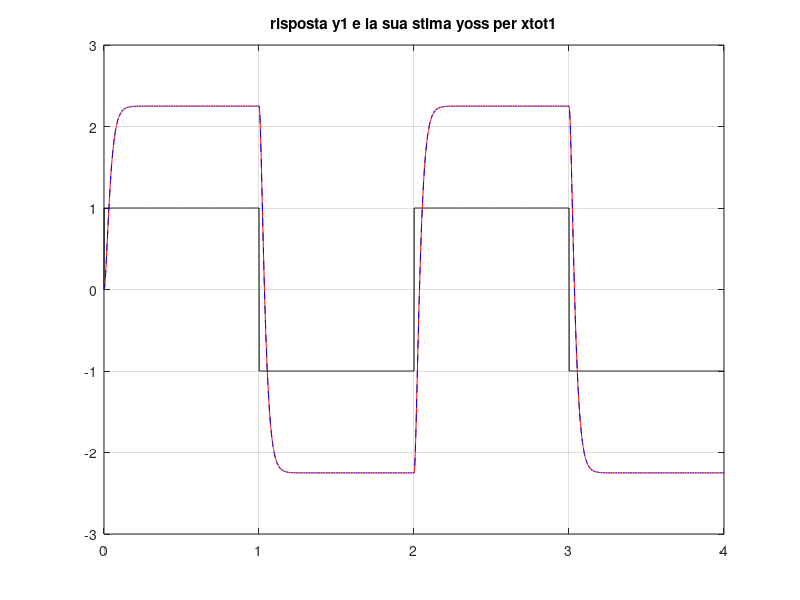
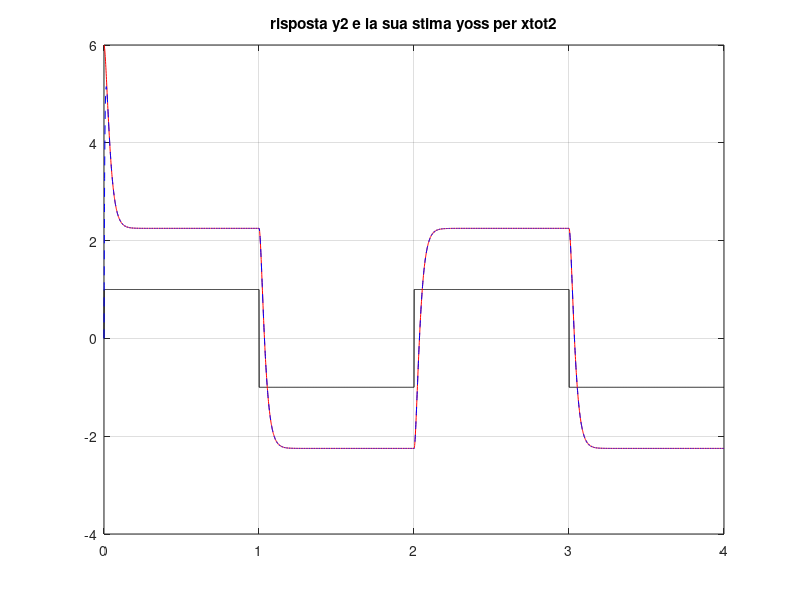
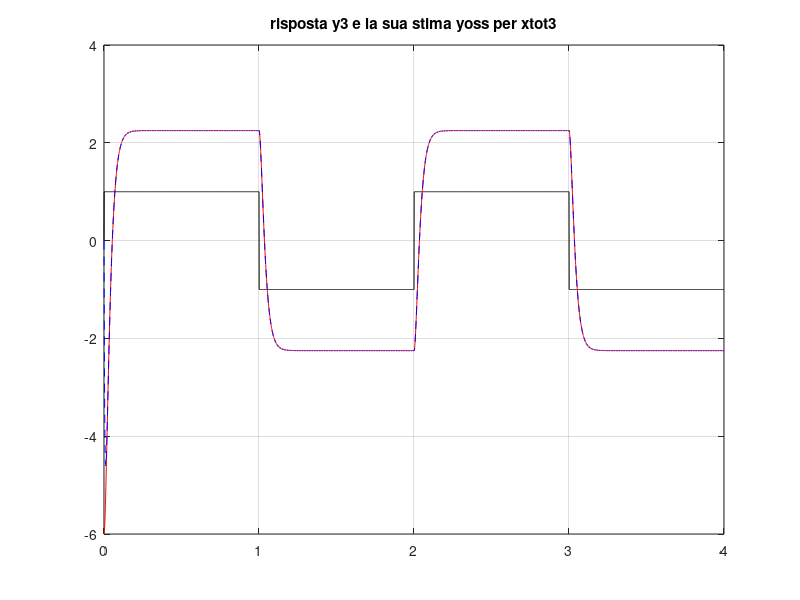
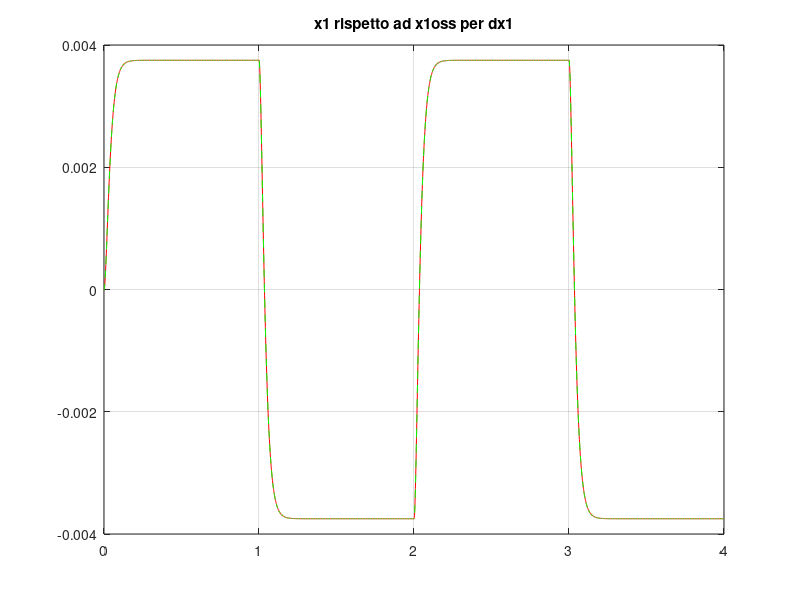

Recreate these plots in MATLAB, in order.
close all
clear all

%% PROGETTO DI UN OSSERVATORE DELLO STATO

 A = [[0,1];[-2400,-100]];
 B = [0;9];
 C = [600,0];
 D = [0];
%con autovalori:
lambda1 = -120;
lambda2 = -180;

%% PARTE 1:
%si analizzino le proprieta di oervabilita del sistema

Mo = obsv(A,C)
rMo = rank(Mo)
%se rMo == 2 allora il sistema � osservabile

%% PARTE 2:
% assegnazione degli autovalori e generazione del vettore L

P = [lambda1,lambda2];
L = place(A',C',P)'
%verifico
eigAminLC = eig(A-L*C)

%% PARTE 3:
%definizione del sistema complessivo

Atot = [A,zeros(size(A));L*C,A-L*C]
Btot = [B;B]
Ctot = [C,zeros(size(C));zeros(size(C)),C]
Dtot = [D;D]

%% PARTE 4:
%simulare evolutzione dello stato xtot(t) e della risposta ytot(t) ad un
%ingresso u(t) ad onda quadra di frequenza 0.5 Hz ed ampiezza 2 VPP,
%assumendo sempre nullo lo stato iniziale dell osdservatore ;
%si confrontino in particolare gli andamenti di x(t) rispetto alla sua
%stima nonche gli andamenti dell uscita y(t) e della sua stima, dati:

dx1 = [0,0]'
dx2 = [0.01,0]'
dx3 = [-0.01,0]'

t=0:.001:4;
r = sign(sin(2*pi*0.5*t));

sOsservatore = ss(Atot,Btot,Ctot,Dtot)

x0oss = [0;0]
x0tot1 = [dx1;x0oss]
x0tot2 = [dx2;x0oss]
x0tot3 = [dx3;x0oss]

%simulazione
[ytot1,T1,xtot1] = lsim(sOsservatore,r,t,x0tot1);
[ytot2,T2,xtot2] = lsim(sOsservatore,r,t,x0tot2);
[ytot3,T3,xtot3] = lsim(sOsservatore,r,t,x0tot3);

%plot dell uscita ytot ristetto a yoss

figure, plot(t,r,'k',T1,ytot1(:,1),'r',T1,ytot1(:,2),'b--'),grid on,
title('risposta y1 e la sua stima yoss per xtot1')

figure, plot(t,r,'k',T2,ytot2(:,1),'r',T2,ytot2(:,2),'b--'),grid on,
title('risposta y2 e la sua stima yoss per xtot2')

figure, plot(t,r,'k',T3,ytot3(:,1),'r',T3,ytot3(:,2),'b--'),grid on,
title('risposta y3 e la sua stima yoss per xtot3')



%plot dello stato
%x1 rispetto xoss1
figure, plot(T1,xtot1(:,1),'r',T1,xtot1(:,3),'g--'), grid on,
title('x1 rispetto ad x1oss per dx1')

figure, plot(T2,xtot2(:,1),'r',T2,xtot2(:,3),'g--'), grid on,
title('x1 rispetto ad x1oss per dx2')

figure, plot(T3,xtot3(:,1),'r',T3,xtot3(:,3),'g--'), grid on,
title('x1 rispetto ad x1oss per dx3')
%x2 rispetto a xoss2
figure, plot(T1,xtot1(:,2),'r',T1,xtot1(:,4),'g--'), grid on,
title('x2 rispetto ad x2oss per dx1')

figure, plot(T2,xtot2(:,2),'r',T2,xtot2(:,4),'g--'), grid on,
title('x2 rispetto ad x2oss per dx2')

figure, plot(T3,xtot3(:,2),'r',T3,xtot3(:,4),'g--'), grid on,
title('x2 rispetto ad x2oss per dx3')
